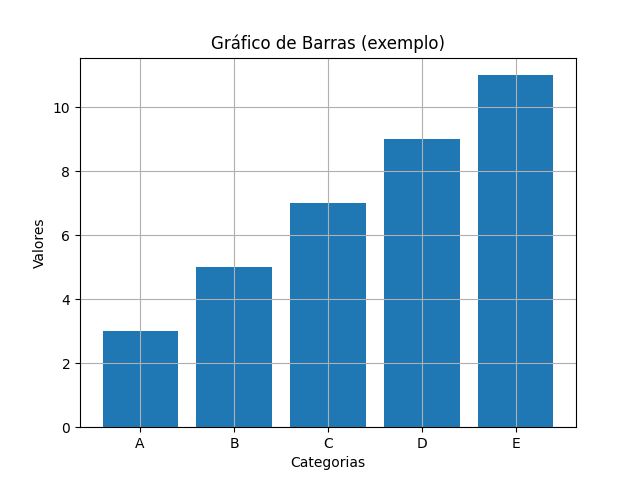

This figure's Python source:
import matplotlib.pyplot as plt

# Dados de exemplo
categorias = ['A', 'B', 'C', 'D', 'E']
valores = [3, 5, 7, 9, 11]

# Criar gráficos de barras
plt.bar(categorias, valores)
plt.title('Gráfico de Barras (exemplo)')
plt.xlabel('Categorias')
plt.ylabel('Valores')
plt.grid(True)

plt.savefig('teste.png')

plt.show()
